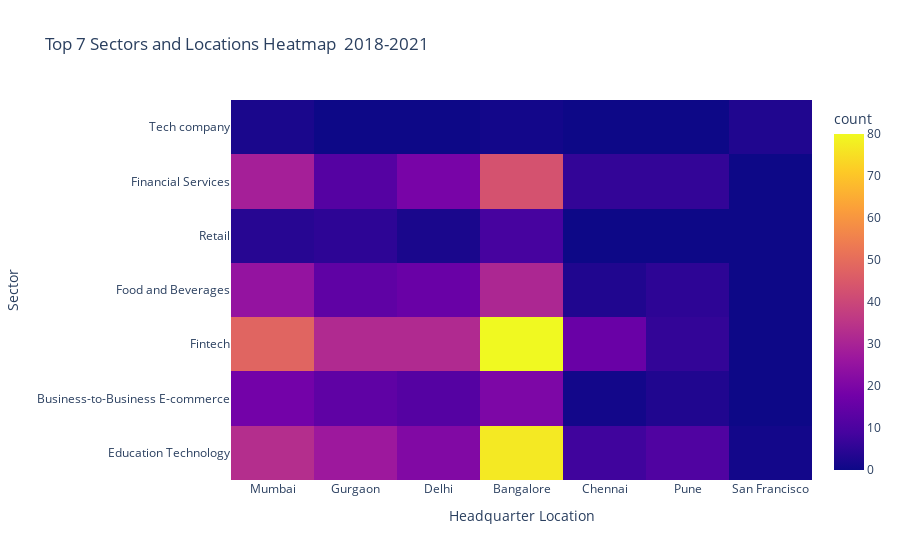

Source (notebook cell):
### Markdown cell above
## **6. Does the location of the company influence its sector?**

### Code cell
# Get the top 7 sectors and top 7 locations based on total funding amount
top_sectors = df.groupby('sector')['amount'].sum().sort_values(ascending=False).head(7).index
top_locations = df.groupby('headquarter')['amount'].sum().sort_values(ascending=False).head(7).index

# Filter the DataFrame for the top 7 sectors and top 7 locations
df_top7 = df[df['sector'].isin(top_sectors) & df['headquarter'].isin(top_locations)]

# Create a heatmap
fig = px.density_heatmap(df_top7, 
                         x='headquarter', 
                         y='sector', 
                         title='Top 7 Sectors and Locations Heatmap \n2018-2021',
                         labels={'headquarter': 'Headquarter Location', 'sector': 'Sector'})
fig.show()

### Figure 1 — Plotly figure (JSON) as saved in the notebook; plotly's stock layout.template omitted (floating-point values rounded to 4 significant figures; data arrays with more than 128 entries replaced by an {"elided": "..."} marker saying what was removed)
{"data": [{"coloraxis": "coloraxis", "hovertemplate": "Headquarter Location=%{x}<br>Sector=%{y}<br>count=%{z}<extra></extra>", "name": "", "type": "histogram2d", "x": {"elided": "695 str values"}, "xaxis": "x", "xbingroup": "x", "y": {"elided": "695 str values"}, "yaxis": "y", "ybingroup": "y"}], "layout": {"coloraxis": {"colorbar": {"title": {"text": "count"}}, "colorscale": [[0, "#0d0887"], [0.1111, "#46039f"], [0.2222, "#7201a8"], [0.3333, "#9c179e"], [0.4444, "#bd3786"], [0.5556, "#d8576b"], [0.6667, "#ed7953"], [0.7778, "#fb9f3a"], [0.8889, "#fdca26"], [1, "#f0f921"]]}, "legend": {"tracegroupgap": 0}, "title": {"text": "Top 7 Sectors and Locations Heatmap \n2018-2021"}, "xaxis": {"anchor": "y", "domain": [0, 1], "title": {"text": "Headquarter Location"}}, "yaxis": {"anchor": "x", "domain": [0, 1], "title": {"text": "Sector"}}}}
